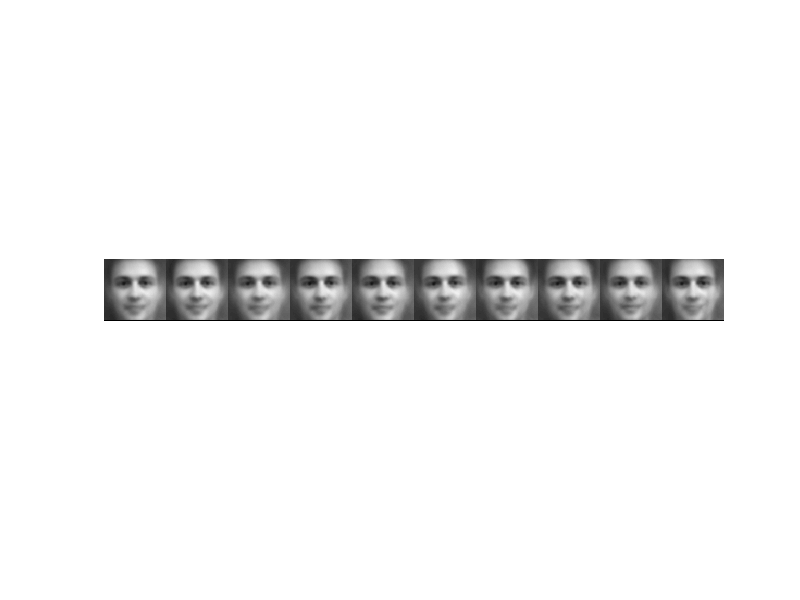
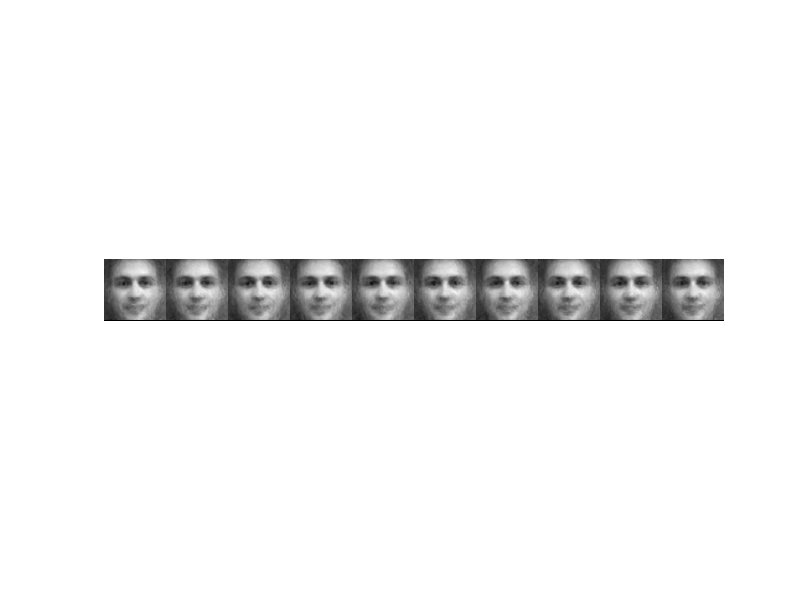

Reproduce these figures in MATLAB, in order.
clc
clear all
load pca_data;
[m,n] = size(T);
t = T + repmat(x_mean_train',1, n);
tt = reshape(t, [newSize(1) newSize(2), n]);
fea = zeros(oldSize(1),oldSize(2), n);
for i=1:n
    fea(:,:,i) = imresize(tt(:,:,i),oldSize);
end
l = 10;
figure;
img = reshape(fea(:,:,1:l), oldSize(1), l*oldSize(2));
imshow(img)
figure;
img = reshape(fea(:,:,end-l+1:end), oldSize(1), l*oldSize(2));
imshow(img)
